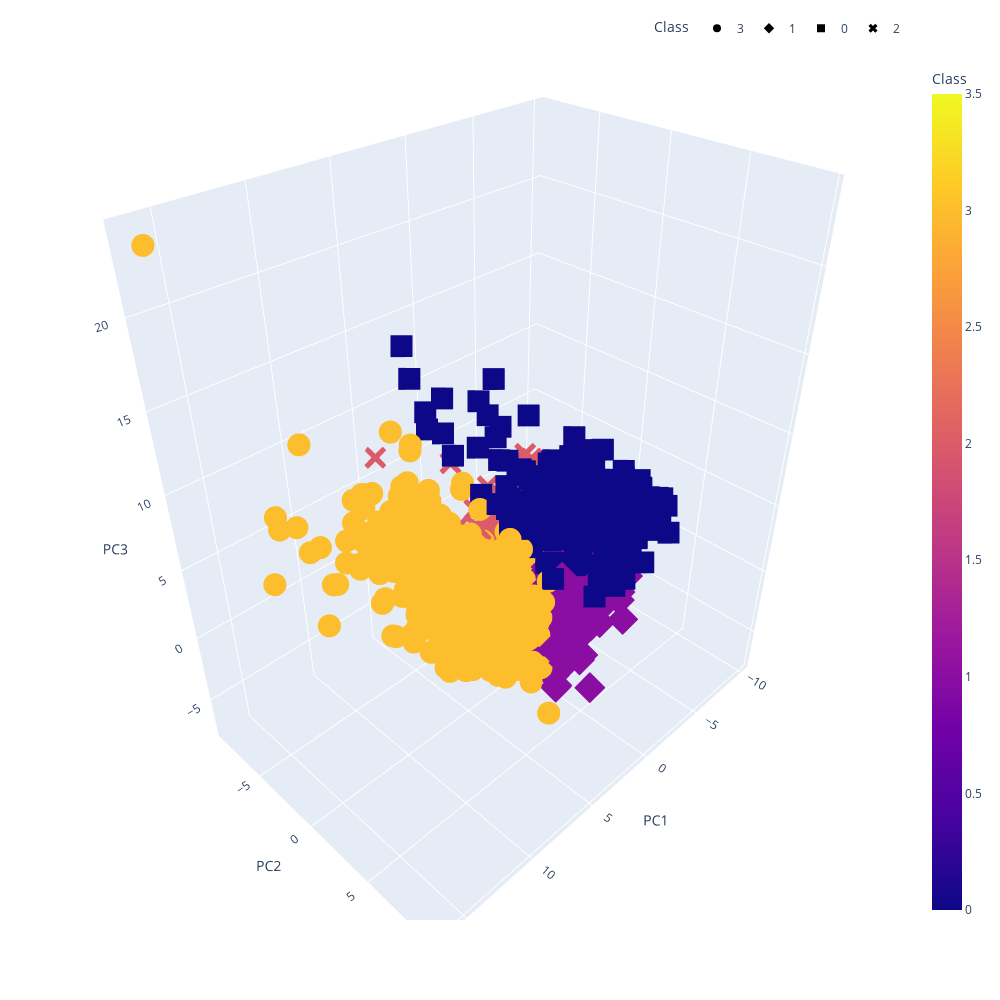

Notebook code cell kept with this figure:
### Markdown cell above
## Visualization

### Code cell
# Creating a 3D-Scatter with the PCA data and the clusters
fig = px.scatter_3d(
    
    clustered_df,
    x="PC1",
    y="PC2",
    z="PC3",
    color="Class",
    symbol="Class",
    hover_name="MLSNumber",
    hover_data=["Days_on_Market","Orig_List_Price","Sold_Price","Zip_Code"],
    width = 1000,
    height= 1000
    
)
fig.update_layout(legend=dict(
    orientation="h",
    yanchor="bottom",
    y=1.02,
    xanchor="right",
    x=1
))

fig.show()

### Figure 1 — Plotly figure (JSON) as saved in the notebook; plotly's stock layout.template omitted (floating-point values rounded to 4 significant figures; data arrays with more than 128 entries replaced by an {"elided": "..."} marker saying what was removed)
{"data": [{"customdata": {"elided": "1463x4 int values"}, "hovertemplate": "<b>%{hovertext}</b><br><br>Class=%{marker.color}<br>PC1=%{x}<br>PC2=%{y}<br>PC3=%{z}<br>Days_on_Market=%{customdata[0]}<br>Orig_List_Price=%{customdata[1]}<br>Sold_Price=%{customdata[2]}<br>Zip_Code=%{customdata[3]}<extra></extra>", "hovertext": {"elided": "1463 str values"}, "legendgroup": "3", "marker": {"color": {"elided": "1463 int values"}, "coloraxis": "coloraxis", "symbol": "circle"}, "mode": "markers", "name": "3", "scene": "scene", "showlegend": true, "type": "scatter3d", "x": {"elided": "1463 float values"}, "y": {"elided": "1463 float values"}, "z": {"elided": "1463 float values"}}, {"customdata": {"elided": "1357x4 int values"}, "hovertemplate": "<b>%{hovertext}</b><br><br>Class=%{marker.color}<br>PC1=%{x}<br>PC2=%{y}<br>PC3=%{z}<br>Days_on_Market=%{customdata[0]}<br>Orig_List_Price=%{customdata[1]}<br>Sold_Price=%{customdata[2]}<br>Zip_Code=%{customdata[3]}<extra></extra>", "hovertext": {"elided": "1357 str values"}, "legendgroup": "1", "marker": {"color": {"elided": "1357 int values"}, "coloraxis": "coloraxis", "symbol": "diamond"}, "mode": "markers", "name": "1", "scene": "scene", "showlegend": true, "type": "scatter3d", "x": {"elided": "1357 float values"}, "y": {"elided": "1357 float values"}, "z": {"elided": "1357 float values"}}, {"customdata": {"elided": "458x4 int values"}, "hovertemplate": "<b>%{hovertext}</b><br><br>Class=%{marker.color}<br>PC1=%{x}<br>PC2=%{y}<br>PC3=%{z}<br>Days_on_Market=%{customdata[0]}<br>Orig_List_Price=%{customdata[1]}<br>Sold_Price=%{customdata[2]}<br>Zip_Code=%{customdata[3]}<extra></extra>", "hovertext": {"elided": "458 str values"}, "legendgroup": "0", "marker": {"color": {"elided": "458 int values"}, "coloraxis": "coloraxis", "symbol": "square"}, "mode": "markers", "name": "0", "scene": "scene", "showlegend": true, "type": "scatter3d", "x": {"elided": "458 float values"}, "y": {"elided": "458 float values"}, "z": {"elided": "458 float values"}}, {"customdata": {"elided": "1640x4 int values"}, "hovertemplate": "<b>%{hovertext}</b><br><br>Class=%{marker.color}<br>PC1=%{x}<br>PC2=%{y}<br>PC3=%{z}<br>Days_on_Market=%{customdata[0]}<br>Orig_List_Price=%{customdata[1]}<br>Sold_Price=%{customdata[2]}<br>Zip_Code=%{customdata[3]}<extra></extra>", "hovertext": {"elided": "1640 str values"}, "legendgroup": "2", "marker": {"color": {"elided": "1640 int values"}, "coloraxis": "coloraxis", "symbol": "x"}, "mode": "markers", "name": "2", "scene": "scene", "showlegend": true, "type": "scatter3d", "x": {"elided": "1640 float values"}, "y": {"elided": "1640 float values"}, "z": {"elided": "1640 float values"}}], "layout": {"coloraxis": {"colorbar": {"title": {"text": "Class"}}, "colorscale": [[0, "#0d0887"], [0.1111, "#46039f"], [0.2222, "#7201a8"], [0.3333, "#9c179e"], [0.4444, "#bd3786"], [0.5556, "#d8576b"], [0.6667, "#ed7953"], [0.7778, "#fb9f3a"], [0.8889, "#fdca26"], [1, "#f0f921"]]}, "height": 1000, "legend": {"orientation": "h", "title": {"text": "Class"}, "tracegroupgap": 0, "x": 1, "xanchor": "right", "y": 1.02, "yanchor": "bottom"}, "margin": {"t": 60}, "scene": {"domain": {"x": [0, 1], "y": [0, 1]}, "xaxis": {"title": {"text": "PC1"}}, "yaxis": {"title": {"text": "PC2"}}, "zaxis": {"title": {"text": "PC3"}}}, "width": 1000}}
